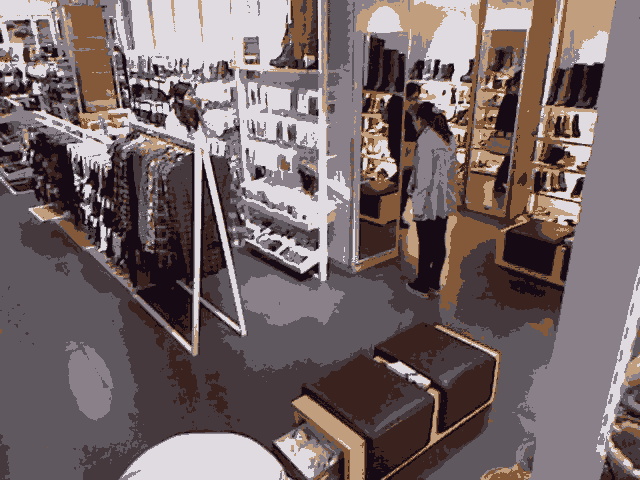
#> input picture base+cached_trigger_frame+cluster_compress/image_ys/rgb_106re.png, 640 x 480 px, given in place of rgb_1.png, which was not available
$ python main.py
#> lines starting #> are read from the running program, lines starting #| are printed output that depends on the picture; after the words box and inside, x2 and y2 are one past the last pixel; in counts of white or black regions, pixels touching at a corner belong together; pictures that were not available may be replaced by others from this repository, and a replacement may not be noted
### base+cached_trigger_frame+cluster_compress/cache_trigger_frame.py
from genericpath import getsize
from PIL import Image
import numpy as np
import os
from Compress_fuc import *
# input:threshold1 and threshold2
# function:compute the trigger frame
# output:return the index of picture needed to be sent
def cachetriggerframe(path,threshold1,threshold2):
    trigger_frame_index=[]
    for i in range(1498):
        a=i+1
        b=a+1
        path1=os.path.join(path + str(a) + '.png' )
        path2=os.path.join(path + str(b) + '.png' )
        img1=Image.open(path1,'r').convert('L')
        img2=Image.open(path2,'r').convert('L')

        mats1 = np.array(img1)
        mats2 = np.array(img2)
        differ=mats2-mats1
        mask=differ>35
        sum=np.sum(mask!=0)
        # Image.fromarray(differ).show() #查看帧差图像
        if sum > threshold2:
            trigger_frame_index.append(b)
            # img2.show()
    return trigger_frame_index


# [5 lines of commented-out code are left out]

### base+cached_trigger_frame+cluster_compress/main.py
import time
from cache_trigger_frame import *
from Compress_fuc import *
from PIL import Image
from client import *
start_time = time.time()
path='./dataset/shop/rgb_'
f=Image.open('./dataset/shop/rgb_1.png')
#> f is the input picture: PIL image 640x480 RGB; mean R, G, B 117.8, 103.7, 104.7
Width,height=f.size
#> Width = 640; height = 480
size=Width*height
#> size = 307200
trigger_frame_index=cachetriggerframe(path,35,size/2)
#> in cachetriggerframe, `img1=Image.open(path1,'r').convert('L')`:
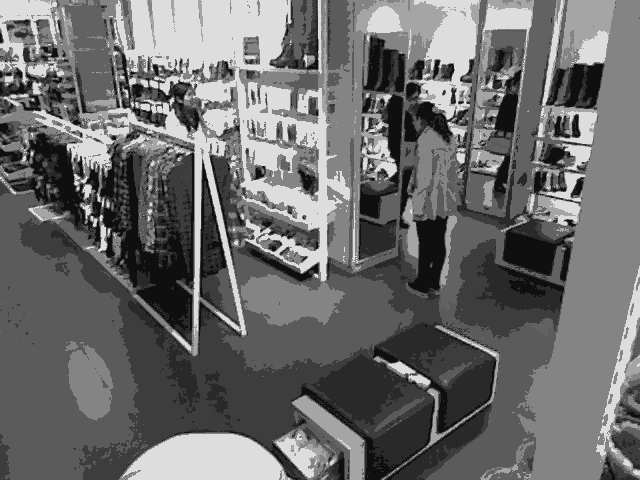
#> img1: PIL image 640x480 L; min 15, max 221, mean 108.1
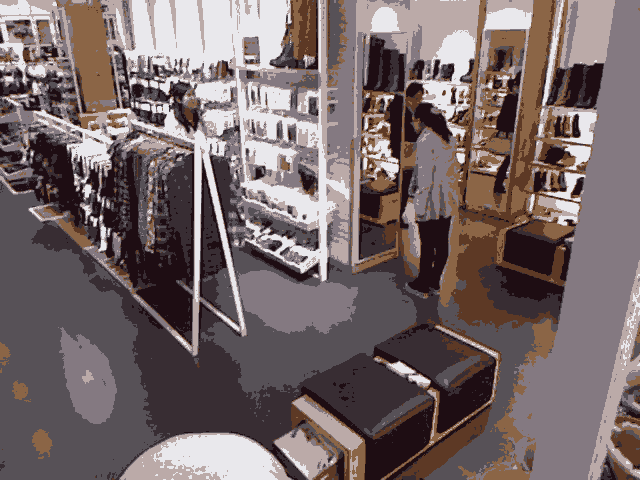
#> input picture base+cached_trigger_frame+cluster_compress/image_ys/rgb_109re.png, 640 x 480 px, given in place of rgb_2.png, which was not available
#> in cachetriggerframe, `img2=Image.open(path2,'r').convert('L')`:
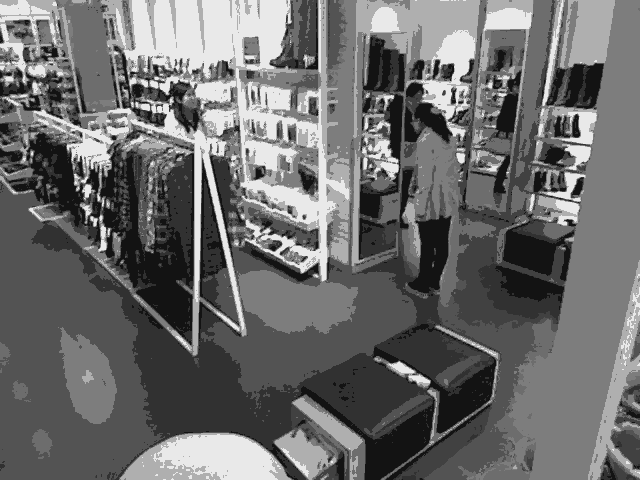
#> img2: PIL image 640x480 L; min 19, max 233, mean 108.1
#> in cachetriggerframe, `differ=mats2-mats1`:
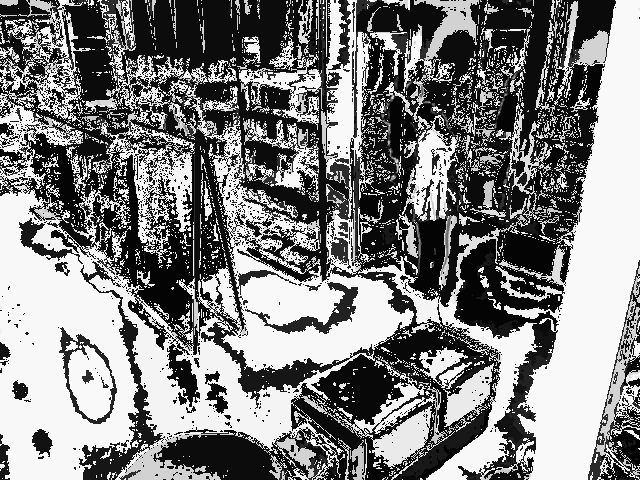
#> differ: shape (480, 640); min 4, max 249, mean 128.6
#> in cachetriggerframe, `mask=differ>35`:
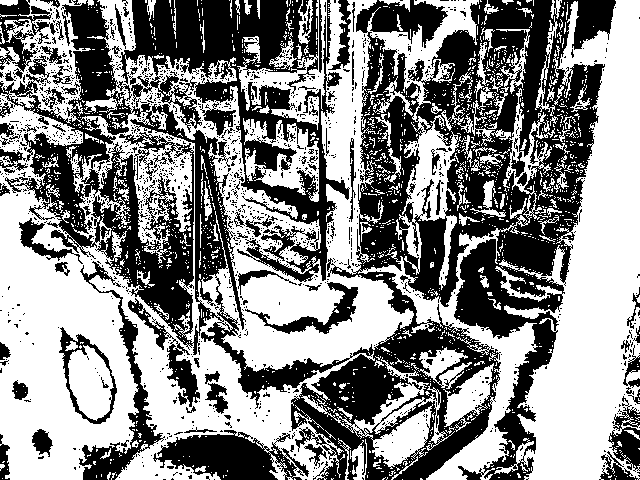
#> mask: shape (480, 640) bool; 54% white; 1357 black regions (1264 under 20 px), largest, box (x1, y1, x2, y2) and area: (0, 0, 616, 480) 93320, (119, 0, 350, 282) 21094, (153, 430, 309, 480) 4485
#> in cachetriggerframe, `sum=np.sum(mask!=0)`: sum = 165780
#> (the run stopped early here; a loop or call above may not have finished)
